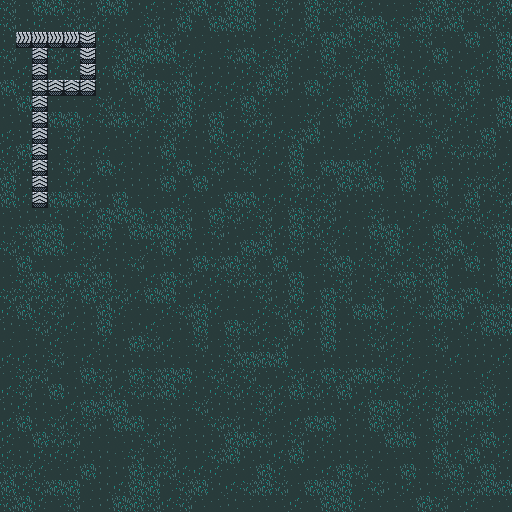

Tiled map render using the project's own tile images. Description and the whole map definition, tile-layer contents included, below:
An orthogonal 32x32 tile map with 16x16 px tiles, 1 tile layer (Tile Layer 1).

<map version="1.2" tiledversion="1.3.4" orientation="orthogonal" renderorder="right-down" width="32" height="32" tilewidth="16" tileheight="16" infinite="0" nextlayerid="2" nextobjectid="1">
 <tileset firstgid="1" source="sprites.tsx" />
 <layer id="1" name="Tile Layer 1" width="32" height="32">
  <data encoding="csv">
260,257,261,261,260,258,261,261,258,259,258,260,261,259,261,261,257,260,258,261,260,260,259,258,257,257,260,261,260,260,259,261,
260,258,259,257,260,260,259,258,257,260,258,261,257,261,261,261,258,259,258,261,257,260,261,261,259,260,261,260,261,257,260,259,
258,294,294,294,294,326,259,260,259,261,260,258,257,257,258,258,257,259,260,259,261,261,259,260,261,257,260,257,257,261,257,261,
260,257,262,260,259,326,257,260,261,261,261,259,259,257,260,261,259,260,259,258,261,257,260,260,259,258,258,261,258,257,259,261,
258,259,262,259,259,326,259,261,260,257,257,260,258,258,258,259,260,261,258,257,260,260,259,257,261,258,259,257,258,259,259,261,
261,259,262,262,262,262,258,258,261,261,260,261,259,259,259,259,261,260,258,261,259,257,261,257,261,261,259,261,259,261,257,257,
258,261,262,257,257,257,260,259,258,261,257,261,259,257,259,261,259,257,257,258,259,260,261,260,258,260,258,258,260,259,258,261,
257,258,262,261,261,259,260,261,260,259,260,261,258,261,257,260,260,257,257,260,257,261,258,260,259,258,260,258,259,259,257,261,
259,258,262,257,260,258,257,258,259,258,260,259,258,261,259,259,259,259,260,261,258,257,259,258,260,257,257,260,258,258,261,258,
259,261,262,257,259,258,259,257,258,258,261,257,258,259,260,258,259,258,261,257,258,257,257,259,258,259,261,258,260,260,260,257,
260,259,262,258,260,258,261,259,258,257,259,261,257,260,258,260,257,259,261,257,261,261,261,259,257,261,258,257,258,258,257,259,
261,258,262,257,259,259,257,258,258,258,261,257,261,258,257,257,258,257,260,260,258,261,260,261,257,261,257,261,258,260,260,259,
261,259,262,261,261,260,258,261,257,257,257,259,257,257,261,261,259,259,259,259,260,258,258,258,257,258,258,260,257,261,258,260,
257,258,258,259,258,259,261,261,261,259,261,260,257,261,260,259,260,257,261,260,260,258,257,260,258,258,259,257,260,260,259,259,
258,260,261,261,257,260,261,257,261,261,261,261,257,260,258,257,260,259,261,260,259,259,258,261,261,259,257,261,259,258,260,261,
260,259,261,261,259,258,259,258,257,259,261,258,258,258,258,261,261,258,260,258,260,257,258,259,261,259,259,260,261,259,257,261,
257,261,257,257,257,260,258,258,260,257,258,258,261,260,261,260,257,261,257,257,260,261,259,260,259,259,260,260,258,261,258,261,
257,260,261,259,261,260,261,258,257,259,261,260,258,259,260,260,260,258,261,257,258,260,258,259,260,261,260,261,257,257,258,261,
260,260,260,260,259,261,260,260,259,261,261,257,259,259,258,258,260,258,261,257,261,260,257,260,257,260,258,261,260,261,259,259,
259,261,259,260,258,258,261,259,257,257,259,260,261,259,257,257,259,260,259,259,261,257,261,261,259,258,260,261,261,258,261,261,
258,257,260,259,259,258,261,257,258,259,257,258,261,257,261,260,259,257,261,258,261,258,257,259,259,259,257,259,258,259,261,261,
257,257,258,259,257,258,259,258,261,260,259,257,260,257,260,257,259,260,258,257,261,257,258,260,259,259,257,260,257,258,258,258,
259,259,258,260,257,259,258,258,258,257,258,257,258,258,260,261,261,261,257,257,258,257,258,258,259,259,257,258,259,258,258,259,
257,260,260,257,257,261,260,258,261,260,261,261,258,260,259,260,257,258,260,259,261,260,261,261,260,257,259,258,257,257,259,257,
259,260,257,261,258,258,260,259,260,260,261,259,258,259,260,259,260,259,261,260,259,261,258,259,257,260,259,260,258,257,260,257,
258,259,258,257,259,261,261,261,257,257,258,257,260,258,258,258,260,259,257,258,258,258,259,261,261,259,259,260,260,261,261,259,
259,261,258,260,259,260,258,261,261,258,260,258,257,260,260,258,259,257,259,261,261,258,258,261,260,259,258,261,259,259,259,257,
259,257,261,260,260,257,257,257,258,260,258,257,258,258,261,261,260,258,260,258,259,258,258,257,261,261,257,260,258,259,261,259,
259,258,259,259,259,258,258,257,260,257,260,257,258,260,261,258,258,259,261,258,258,258,258,258,257,257,257,261,259,261,258,259,
260,260,259,257,257,261,258,258,261,260,260,259,259,259,257,257,261,259,257,257,259,261,260,257,257,261,257,260,261,258,261,258,
261,259,260,261,261,257,258,259,261,261,257,260,261,258,259,260,261,260,257,261,261,261,257,260,258,259,258,257,260,260,261,261,
260,261,259,257,260,257,258,261,261,260,259,260,257,257,258,257,257,257,259,257,261,261,259,257,257,257,261,260,257,259,257,257
</data>
 </layer>
</map>